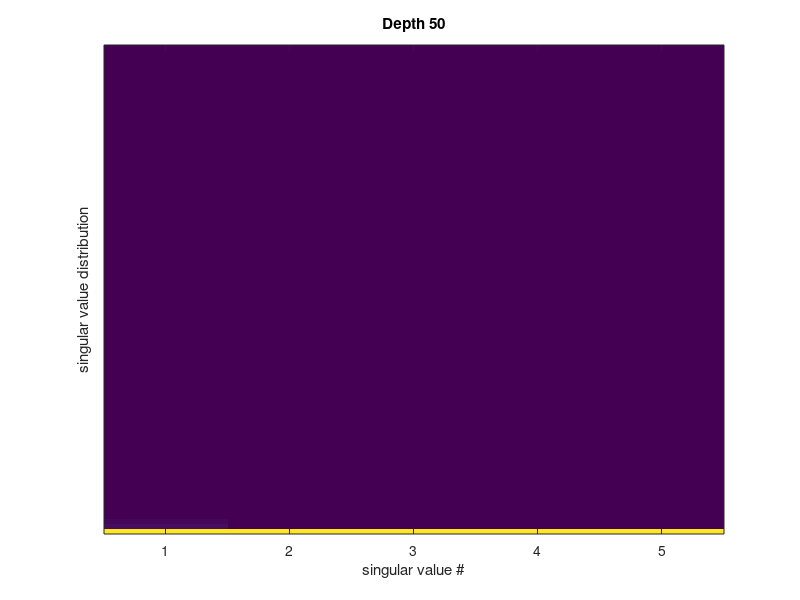
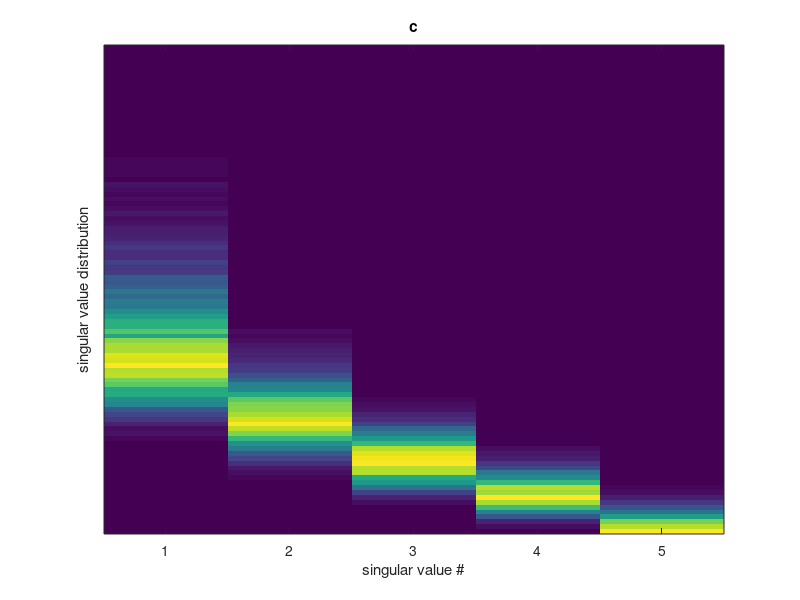
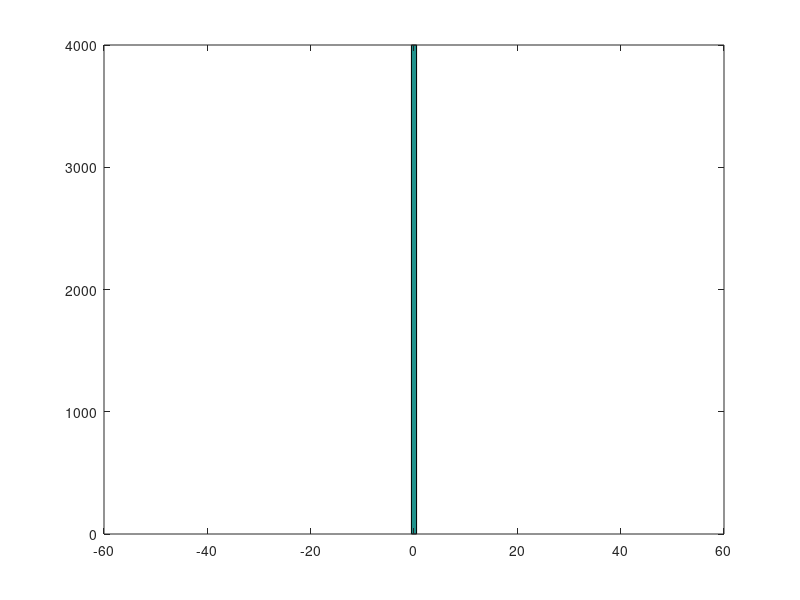
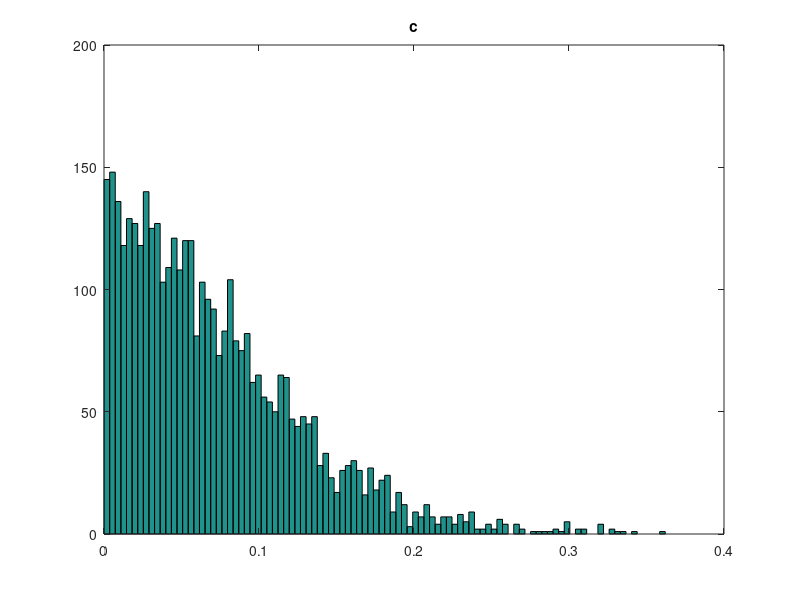

Write MATLAB code to recreate these figures, in order.
% Code to characterize the distribution of the singular values as a
% function of number of products of independent Gaussian matrices.
%
% We're sampling the derivatives of very deep Gaussian processes.
%
% David Duvenaud
% August 2013

function deep_singular_value_dist

D = 5;    % Dimension of matrices
L = 50;   % Number of layers
n_samples = 4000;

scale = 1/3;

lambdas = NaN(L, n_samples, D);
lambdas_c = NaN(L, n_samples, D);
for i = 1:n_samples
    
    % First layer only has D inputs.
    complete_jacob = randn(D); 
    complete_jacob_c = complete_jacob;
    lambdas(1, i, :) = svd( complete_jacob );  % Do SVD decomp.
    lambdas_c(1, i, :) = svd( complete_jacob_c );  % Do SVD decomp.
    for l = 2:L;
        % Generate a random 2DxD matrix for this layer's Jacobian
        new_jacob = randn(D, D) .* scale;
        new_jacob_aug = [new_jacob, randn(D, D) .* scale];
        
        complete_jacob = new_jacob * complete_jacob;
        
        % Augment complete Jacobian with identity to denote that the input is
        % being fed in.
        complete_jacob_c = new_jacob_aug * [complete_jacob_c; eye(D)];
        %complete_jacob_c = complete_jacob_c + new_complete_jacob_c;
                
        lambdas(l, i, :) = svd( complete_jacob );  % Do SVD decomp.
        lambdas_c(l, i, :) = svd( complete_jacob_c );  % Do SVD decomp.
    end
end

% Show histograms of ratios of largest singular values to second-largest.
for l = 1:L
    figure(1); clf; plot_hist(lambdas(l, :, :), D, l);
    figure(2); clf; plot_hist(lambdas_c(l, :, :), D, l); title('c');
    figure(3); clf; hist(min(lambdas(l, :, :), [], 3)./max(lambdas(l, :, :), [], 3), 100);
    figure(4); clf; hist(min(lambdas_c(l, :, :), [], 3)./max(lambdas_c(l, :, :), [], 3), 100); title('c');
    figure(5); clf; hist(min(lambdas(l, :, :), [], 3), 100);
    figure(6); clf; hist(min(lambdas_c(l, :, :), [], 3), 100); title('c');
    
    median(min(lambdas(l, :, :), [], 3 ))
    median(min(lambdas_c(l, :, :), [], 3))
    pause;
end

end

function plot_hist(cur_lambdas, D, l)
    n_bins = 100;

    hist_edges = linspace( 0, max(cur_lambdas(:)), n_bins);
    

    cur_image = NaN( n_bins, D );
    for d = 1:D
        %hist_edges = linspace( 0, max(squeeze(cur_lambdas(:,:,d))), n_bins);
        
        % Make histogram
        counts = histc( squeeze( cur_lambdas(1, :, d )), hist_edges);
        cur_image( :, d) = counts ./ max(counts);
    end
    %hist(ratios(l, :), 20);
    imagesc(flipdim(cur_image, 1));
    xlabel( 'singular value #')
    ylabel( 'singular value distribution');
    set( gca, 'yTick', [] );
    title(['Depth ' int2str(l)]);
    
end

